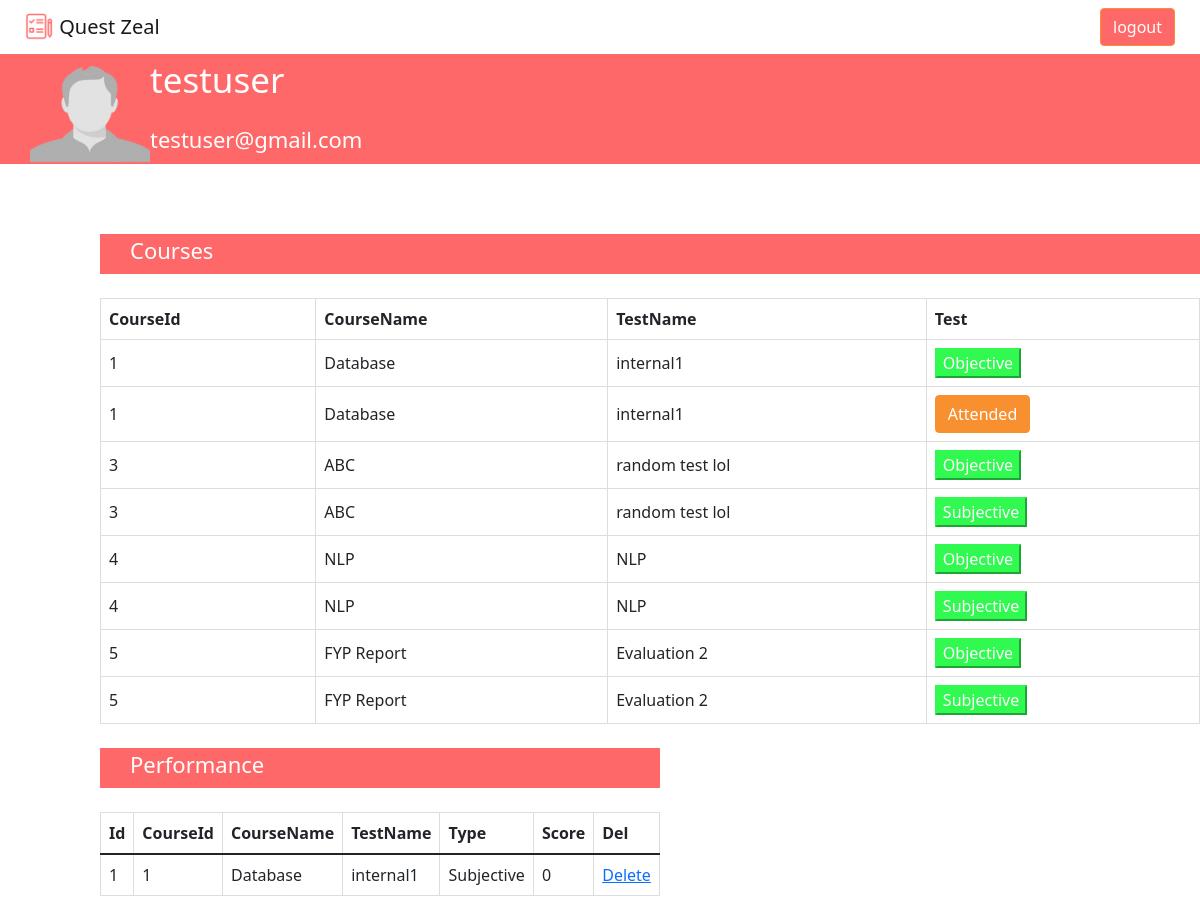
/studentDashboard (signed in), run on an earlier commit of the app's database.
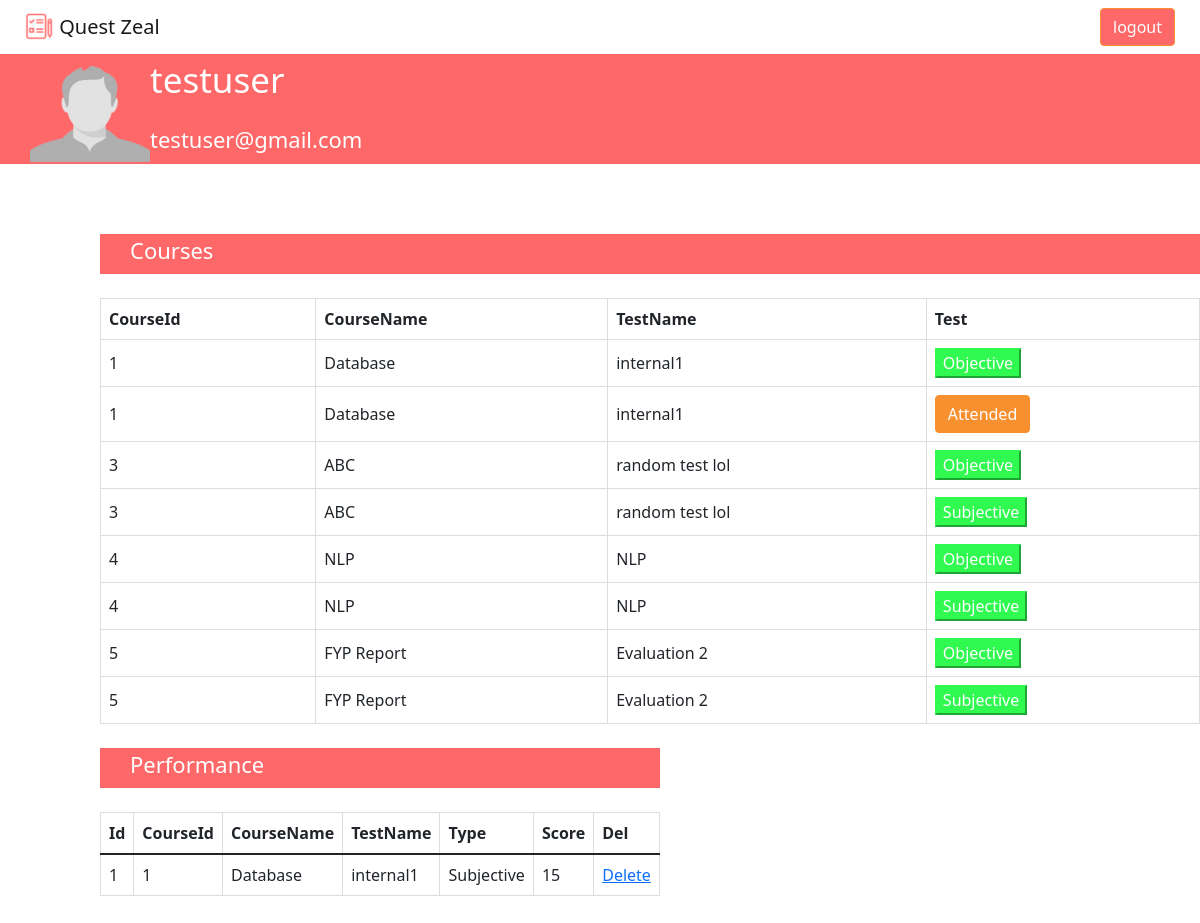
And on a later commit of the database.
### app/models.py (models this page shows, shortened)
class Users(db.Model, UserMixin):
    __tablename__ = 'Users'
    id       = db.Column(db.Integer,     primary_key=True)
    user     = db.Column(db.String(64),  unique = True)
    email    = db.Column(db.String(120), unique = True)
    password = db.Column(db.String(500))

class Tests(db.Model):
    __tablename__ = 'Tests'
    id = db.Column(db.Integer, primary_key=True)
    course_name = db.Column(db.String(20), unique=False, nullable=False)
    test_name = db.Column(db.String(20), unique=False, nullable=False)
    file_name = db.Column(db.String(20), unique=False, nullable=False)

class Students(db.Model):
    __tablename__ = 'Students'
    id = db.Column(db.Integer, primary_key=True)
    course_id = db.Column(db.Integer, unique=False, nullable = False)
    course_name = db.Column(db.String(20), unique=False, nullable=False)
    test_name = db.Column(db.String(20), unique=False, nullable=False)
    type = db.Column(db.String(20),unique=False,nullable=False)
    score = db.Column(db.String(10),unique=False, nullable=False)

### app/views.py (the view)
@app.route('/studentDashboard')
@login_required
def studentDashboard():
    tests = Tests.query.all()
    temp_tests = []
    for data in range(0,len(tests)):
        temp_tests.append([tests[data].id, tests[data].course_name, tests[data].test_name,"Objective", False])
        temp_tests.append([tests[data].id, tests[data].course_name, tests[data].test_name, "Subjective", False])
    students = Students.query.all()
    for data in range(0,len(temp_tests)):
        for ele in range(0,len(students)):
            if students[ele].course_id == temp_tests[data][0] and students[ele].test_name == temp_tests[data][2] and students[ele].type == temp_tests[data][3]:
                temp_tests[data][4]=True
    if current_user.user == "admin":
        return render_template('page-404.html'), 404
    else :
        return render_template( 'studentDashboard.html',name = current_user.user , email= current_user.email, temp_tests=temp_tests, students = students, tests=tests)

### app/views.py (called while the page is built)
@lm.user_loader
def load_user(user_id):
    return Users.query.get(int(user_id))

### app/templates/studentDashboard.html (shortened to what this page needs)
<!DOCTYPE html>
<html lang="en">
  <head>
    <link
      rel="stylesheet"
      href="https://cdn.jsdelivr.net/npm/bootstrap@5.1.1/dist/css/bootstrap.min.css"
    />
    <link rel="stylesheet" href="/static/assets/css/studentDashboard.css" />
  </head>
  <body>
    <main>
      <nav class="navbar navbar-light ">
        <div class="text col-12 col-md-9 px-4">
          <a class="navbar-brand" href="/">
            <img src="/static/assets/images/logo.png" width="30" height="30" class="d-inline-block align-top">
            Quest Zeal
          </a>
        </div>
        <div class="col-6 col-md-3 d-flex flex-row">
          <div class="Logout">
            <a href="/logout" type="button" class="btn homepageButton">logout</a>
          </div>
        </div>
      </nav>
      <div class="header">
        <img src="/static/assets/images/pp.png" align="left" width="120" height="120" class="d-inline-block align-top">
        <p class="prfname"> {{name}} </p>
        <p>{{email}}
        </p>
      </div>
      <div class="maindashboard">
          <div>
            <div>
              {% if tests%}
              <div class="header2">
                <p> Courses </p>
              </div>
              <br />
              <table>
                <thead>
                  <th>CourseId</th>
                  <th>CourseName</th>
                  <th>TestName</th>
                  <th>Test</th>
                </thead>
                {% for data in temp_tests %}
                <tbody>
                  <td>{{data[0]}}</td>
                  <td>{{data[1]}}</td>
                  <td>{{data[2]}}</td>
                  {%if data[3] =="Objective" %} {%if data[4] == True %}
                  <td> <a><button class="btn">Attended</button></a></td>
                  {%else%}
                  <td>
                    <a href="/Objective_QA_Generation/{{data[0]}}"
                      ><button class = "btn1">Objective</button></a
                    >
                  </td>
                  {%endif%} {%else %} {%if data[4] == True%}
                  <td><a><button class="btn">Attended</button></a></td>
                  {%else%}
                  <td>
                    <a href="/Subjective_Questions/{{data[0]}}"
                      ><button class="btn1">Subjective</button></a
                    >
                  </td>
                  {%endif%} {%endif%}
                </tbody>
                {% endfor%}
                {%endif%}
              </table>
            </div>
          </div>
          <div class="d-grid gap-2 d-sm-flex justify-content">
            <div>
              <br />
              {%if students%}
              <div class="header2">
                <p> Performance </p>
              </div>
              <br />
              <table class="table">
                <thead>
                  <th>Id</th>
                  <th>CourseId</th>
                  <th>CourseName</th>
                  <th>TestName</th>
                  <th>Type</th>
                  <th>Score</th>
                  <th> Del </th>
                </thead>
                <tbody>
                  {% for data in students %}
                  <tr>
                    <td>{{data.id}}</td>
                    <td>{{data.course_id}}</td>
                    <td>{{data.course_name}}</td>
                    <td>{{data.test_name}}</td>
                    <td>{{data.type}}</td>
                    <td>{{data.score}}</td>
                    <td><a href="/dlt/{{data.id}}" type="button">Delete</a></td>
                  </tr>
                  {%endfor%}
                </tbody>
              </table>
              <br />
              {%endif%}
            </div>
          </div>
        </div>
    </main>
  </body>
</html>

### app/static/assets/css/studentDashboard.css (style rules this page uses)
table { border-collapse: collapse; width: 100%; }
td, th { border: 1px solid #dddddd; text-align: left; padding: 8px; }
.prfname { font-size: 35px; color: white; }
.header { padding-left: 30px; text-align: left; background: #FF6868; color: white; font-size: 22px; width: 100%; height: 110px; }
.header2 { padding-left: 30px; text-align: left; background: #FF6868; color: white; font-size: 22px; width: 100%; height: 40px; }
.Logout { padding-left: 200px; float: right; padding-right: 50px; }
.btn { background-color: #F99030; color: white; border-color: #F99030; }
.btn1 { background-color: #30F950; border-color: #30F950; color: white; }
.homepageButton { background-color: #ff6868; color: white; }
.maindashboard { padding-top: 70px; padding-left: 100px; }

What changed in the data, as far as the page shows it:
changed Students "Database": score "0" → "15"
